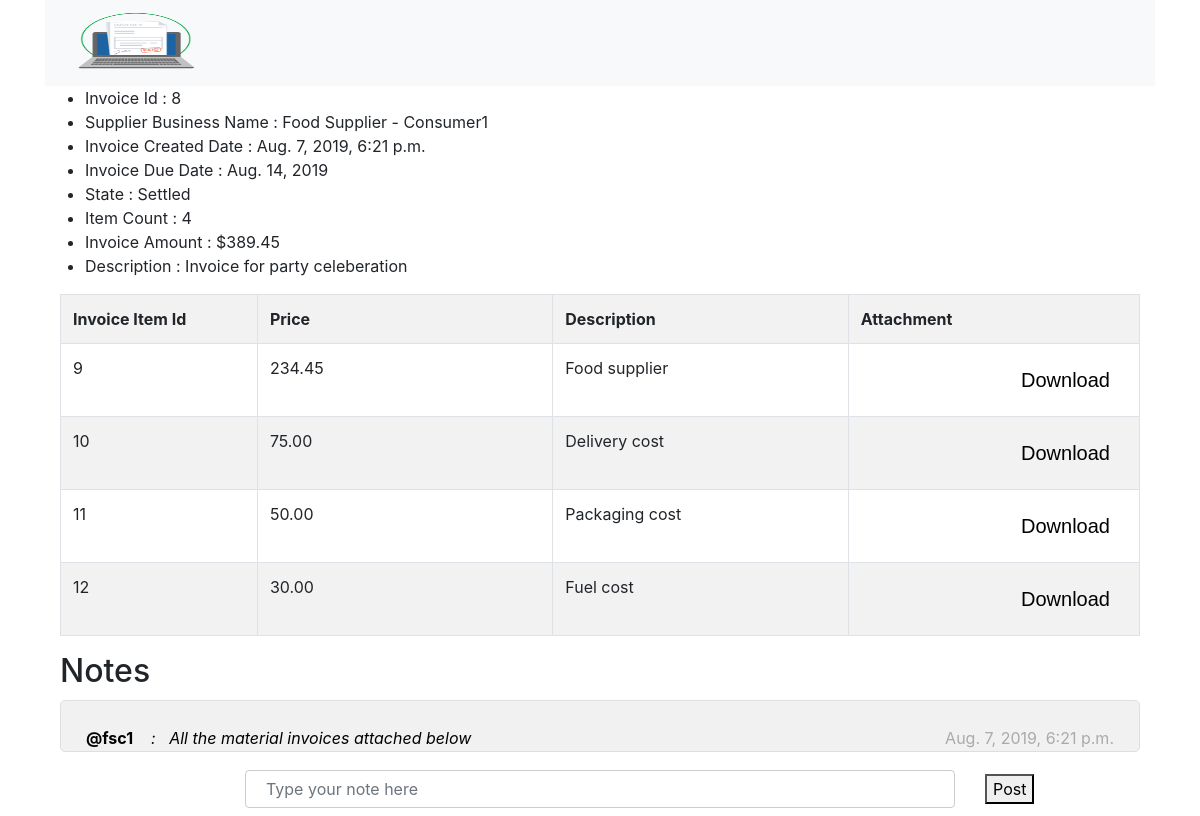
Page /invoice_details/8 on the committed database.
### cims/models.py (models this page shows, shortened)
class ExtendedUser(models.Model):
    user = models.OneToOneField(User, on_delete=models.CASCADE)
    supplier = models.BooleanField(default=False)
    customer = models.BooleanField(default=False)
    businessName = models.CharField(max_length=200)
    lastLoginTime = models.DateTimeField(default=None, blank=True, null=True)

class Invoice(models.Model):
    description = models.CharField(max_length=500)
    createdTime = models.DateTimeField()
    lastUpdatedTime = models.DateTimeField()
    invoiceDueDate = models.DateField()
    invoiceState = models.ForeignKey(InvoiceState, on_delete=models.CASCADE)
    invoiceItemCount = models.IntegerField()
    invoiceAmount = models.DecimalField(max_digits=5, decimal_places=2)
    supplier = models.ForeignKey(User, on_delete=models.CASCADE, related_name="supplier")
    customer = models.ForeignKey(User, on_delete=models.CASCADE, related_name="customer")

class InvoiceState(models.Model):
    name = models.CharField(max_length=20)

class InvoiceLineItem(models.Model):
    lineItemPrice = models.DecimalField(max_digits=5, decimal_places=2)
    description = models.CharField(max_length=500)
    invoiceLineItemStatus = models.ForeignKey(InvoiceState, on_delete=models.CASCADE)
    invoice = models.ForeignKey(Invoice, on_delete=models.CASCADE)
    document = models.FileField(upload_to='documents/', default=None)

class InvoiceNote(models.Model):
    description = models.CharField(max_length=500)
    invoice = models.ForeignKey(Invoice, on_delete=models.CASCADE)
    sender = models.ForeignKey(User, on_delete=models.CASCADE)
    createdTime = models.DateTimeField()

### cims/views.py (the view)
# urls.py: path("invoice_details/<int:invoice_id>", views.invoice_details, name="invoice_details"),
def invoice_details(request, invoice_id):
    invoice = Invoice.objects.get(id=invoice_id)
    invoice_obj = get_invoice_info(invoice)
    return render(request, "cims/invoice-details.html", {"message": None, 'invoice': invoice_obj})

### cims/templates/cims/invoice-details.html (shortened to what this page needs)
{% extends "cims/base.html" %}
{% block body %}
    <ul>
        <li> Invoice Id : {{ invoice.id }}</li>
        {% if request.session.accounttype == 'Supplier' %}
            <li> Customer Business Name : {{ invoice.business_name }}</li>
        {% else %}
            <li> Supplier Business Name : {{ invoice.supplier_name }}</li>
        {% endif %}
        <li> Invoice Created Date : {{ invoice.created_date }}</li>
        <li> Invoice Due Date : {{ invoice.due_date }}</li>
        <li> State : {{ invoice.invoice_state }}{% if invoice.overdue %} (Overdue Payment) {% endif %}</li>
        <li> Item Count : {{ invoice.item_count }}</li>
        <li> Invoice Amount : ${{ invoice.invoice_amount }}</li>
        <li> Description : {{ invoice.description }}</li>
    </ul>
    <div class="container">
        <table class="table table-bordered table-striped" id="carttable">
            <tr>
                <th style="width: 100px;">
                    Invoice Item Id
                </th>
                <th style="width: 150px;">
                    Price
                </th>
                <th style="width: 150px;">
                    Description
                </th>
                <th style="width: 100px;">
                    Attachment
                </th>
            </tr>
            {% for item in invoice.item_list %}
                <tr id="row{{ item.id }}">
                    <td> {{ item.id }} </td>
                    <td> {{ item.price }} </td>
                    <td> {{ item.description }} </td>
                    <td>
                        {% if item.no_file %}
                            <a href="{% url 'download_file' %}"
                               class="btn btn-link btn-default btn-lg pull-right create_new_invoice" role="button"
                               id="create_new_invoice"
                               name="create_new_invoice" disabled><span
                                    class="glyphicon glyphicon-download-alt"></span>Download</a>
                        {% else %}
                            <a href="{% url 'download_file' item_id=item.id %}"
                               class="btn btn-link btn-default btn-lg pull-right create_new_invoice" role="button"
                               id="create_new_invoice"
                               name="create_new_invoice">Download</a>
                        {% endif %}
                    </td>
                </tr>
            {% endfor %}
        </table>
    </div>
    <div class="container" id="parent-container" name="parent-container">
        <fieldset>
            <h2>Notes</h2>
            {% for message in invoice.item_notes %}
                <div class="{% cycle 'container-note' 'container-note darker-note' %}">
                    <span class="author-left"><b>@{{ message.sender_username }}</b><em> &nbsp;&nbsp; : &nbsp;&nbsp;{{ message.description }}</em></span>
                    <span class="time-right">{{ message.createdTime }}</span>
                </div>
            {% endfor %}
            <form action="{% url 'post_note' %}" method="post">
                <div class="row align-items-center">
                    <div class="col-md-8">
                        <input type="text" class="form-control" id="message" name="message"
                               required autofocus placeholder="Type your note here">
                    </div>
                    <div class="col-md-2">
                        <button send-message="comment" id="comment" type="submit">Post</button>
                    </div>
                </div>
            </form>
        </fieldset>
    </div>
{% endblock %}

### cims/static/cims/styles.css (style rules this page uses)
a { color: #050000; font-family: sans-serif; }
a:link { color: #020000; }
body { font-family: sans-serif; }
.container-note { border: 1px solid #dedede; background-color: #f1f1f1; border-radius: 5px; padding: 25px; margin: 10px 0; }
.time-right { float: right; color: #aaa; }
.author-left { float: left; color: black; }
input[type=text], input[type=password], input[type=number] { width: 100%; padding: 12px 20px; margin: 8px 0; display: inline-block; border: 1px solid #ccc; box-sizing: border-box; }

### rows in the picture
ExtendedUser: supplier_name "Food Supplier - Consumer1"
Invoice: created_date "Aug. 7, 2019, 6:21 p.m.", due_date "Aug. 14, 2019", description "Invoice for party celeberation"
InvoiceState: invoice_state "Settled"
InvoiceLineItem: price "234.45", description "Food supplier"
InvoiceLineItem: price "75.00", description "Delivery cost"
InvoiceLineItem: price "50.00", description "Packaging cost"
InvoiceLineItem: price "30.00", description "Fuel cost"
InvoiceNote: description "All the material invoices attached below", createdTime "Aug. 7, 2019, 6:21 p.m."

### other values in the picture
{{ invoice.id }} "8"
{{ invoice.item_count }} "4"
{{ invoice.invoice_amount }} "389.45"
{{ item.id }} "9" "10" "11" "12"
{{ message.sender_username }} "fsc1"
